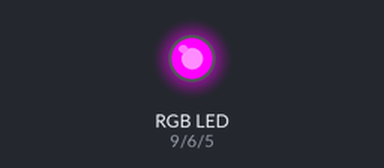
Recording of a sketch running on a simulated Arduino Uno, built with avr-gcc and run on an emulated ATmega328P. On the bench: an RGB LED mixed from three pins (HIGH = lit).

Above: at 0.5 s.
At 1.5 s:
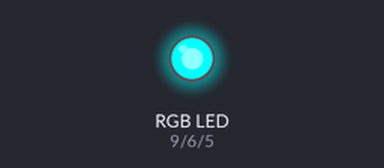
At 5.5 s:
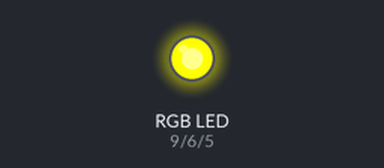
Timing chart, 0 to 6.9 s (numbered marks = the images above):
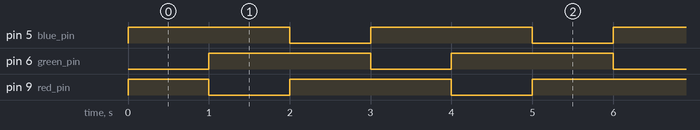

Measured:
- by itself, pin 5 (blue_pin), pin 6 (green_pin): alternates HIGH for 2.0 s and LOW for 1.0 s
- by itself, pin 9 (red_pin): repeats every 3.0 s: LOW 1.0 s, HIGH 2.0 s
- by itself, everything shown: repeats every 3.0 s, in 3 steps

The sketch:

rgb_led.ino
```cpp
int green_pin = 6;
int red_pin = 9;
int blue_pin = 5;

void setup() {
  // put your setup code here, to run once:
  pinMode(green_pin, OUTPUT);
  pinMode(red_pin, OUTPUT);
  pinMode(blue_pin, OUTPUT);
}

void loop() {
  // put your main code here, to run repeatedly:
  digitalWrite(green_pin, LOW);
  digitalWrite(red_pin, HIGH);
  digitalWrite(blue_pin, HIGH);

  delay(1000);

  digitalWrite(green_pin, HIGH);
  digitalWrite(red_pin, LOW);
  digitalWrite(blue_pin, HIGH);

  delay(1000);

  digitalWrite(green_pin, HIGH);
  digitalWrite(red_pin, HIGH);
  digitalWrite(blue_pin, LOW);

  delay(1000);
}
```
